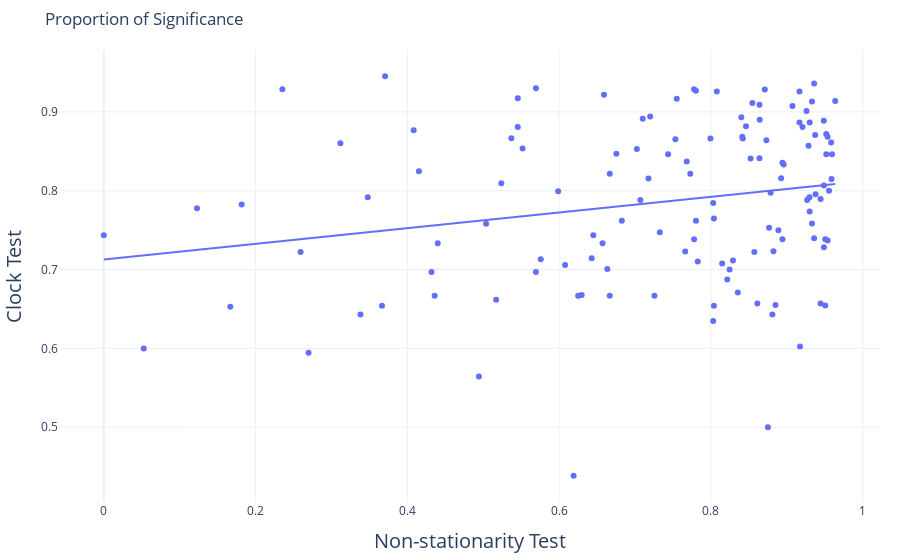

The code cell stored with this chart in its notebook:
### Code cell
fig_0 = px.scatter(x = list(estimated_non_null_prop.values()), y = list(estimated_non_null_prop_clock_filtered.values()), labels={'x':'Clock Test Proportion of Significance', 'y':'Non-stationary Test Proportion of Significance'}, trendline="ols", title= None)
fig_0.update_layout(title='Proportion of Significance', 
                   xaxis_title='Non-stationarity Test', 
                   yaxis_title='Clock Test',
                    template='plotly_white',
                    margin=dict(l=20, r=20, t=50, b=20),
                    autosize=True,
                    yaxis_title_font={'size': 20},  
                    xaxis_title_font={'size': 20}, 
                    width=None)
fig_0.show()

### Figure 1 — Plotly figure (JSON) as saved in the notebook; plotly's stock layout.template omitted (floating-point values rounded to 4 significant figures; data arrays with more than 128 entries replaced by an {"elided": "..."} marker saying what was removed)
{"data": [{"hovertemplate": "Clock Test Proportion of Significance=%{x}<br>Non-stationary Test Proportion of Significance=%{y}<extra></extra>", "legendgroup": "", "marker": {"color": "#636efa", "symbol": "circle"}, "mode": "markers", "name": "", "orientation": "v", "showlegend": false, "type": "scatter", "x": {"elided": "129 float values"}, "xaxis": "x", "y": {"elided": "129 float values"}, "yaxis": "y"}, {"hovertemplate": "<b>OLS trendline</b><br>y = 0.09941 * x + 0.712731<br>R<sup>2</sup>=0.047660<br><br>Clock Test Proportion of Significance=%{x}<br>Non-stationary Test Proportion of Significance=%{y} <b>(trend)</b><extra></extra>", "legendgroup": "", "marker": {"color": "#636efa", "symbol": "circle"}, "mode": "lines", "name": "", "showlegend": false, "type": "scatter", "x": {"elided": "129 float values"}, "xaxis": "x", "y": {"elided": "129 float values"}, "yaxis": "y"}], "layout": {"autosize": true, "legend": {"tracegroupgap": 0}, "margin": {"b": 20, "l": 20, "r": 20, "t": 50}, "title": {"text": "Proportion of Significance"}, "xaxis": {"anchor": "y", "domain": [0, 1], "title": {"font": {"size": 20}, "text": "Non-stationarity Test"}}, "yaxis": {"anchor": "x", "domain": [0, 1], "title": {"font": {"size": 20}, "text": "Clock Test"}}}}
